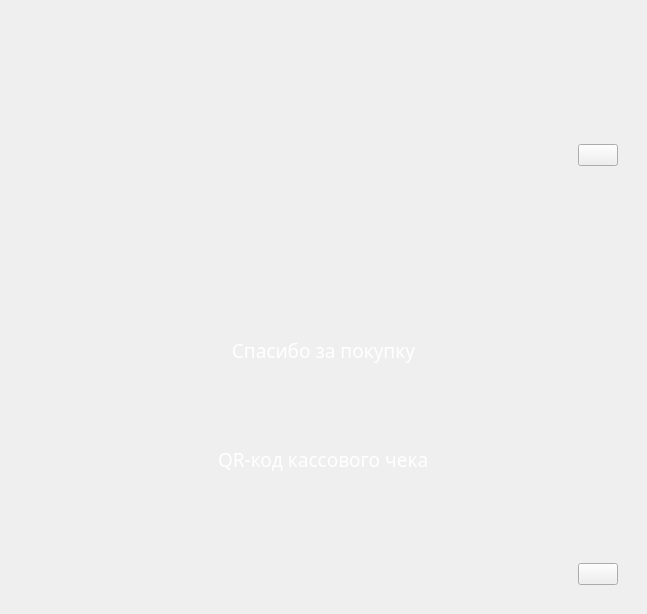
<?xml version="1.0" encoding="UTF-8"?>
<ui version="4.0">
 <class>d1_Screen_10</class>
 <widget class="QWidget" name="d1_Screen_10">
  <property name="geometry">
   <rect>
    <x>0</x>
    <y>0</y>
    <width>647</width>
    <height>614</height>
   </rect>
  </property>
  <property name="windowTitle">
   <string>Form</string>
  </property>
  <layout class="QVBoxLayout" name="verticalLayout">
   <item>
    <widget class="QWidget" name="d1_10_widgetBackground" native="true">
     <property name="styleSheet">
      <string notr="true">#d1_10_widgetBackground{
	border-image: url(:/d1_getChange.png);
}</string>
     </property>
     <layout class="QVBoxLayout" name="verticalLayout_2" stretch="1,4">
      <item>
       <spacer name="verticalSpacer">
        <property name="orientation">
         <enum>Qt::Vertical</enum>
        </property>
        <property name="sizeHint" stdset="0">
         <size>
          <width>20</width>
          <height>111</height>
         </size>
        </property>
       </spacer>
      </item>
      <item>
       <widget class="QWidget" name="d1_10_widgetContent" native="true">
        <layout class="QVBoxLayout" name="verticalLayout_4">
         <item>
          <layout class="QHBoxLayout" name="horizontalLayout">
           <item>
            <spacer name="horizontalSpacer">
             <property name="orientation">
              <enum>Qt::Horizontal</enum>
             </property>
             <property name="sizeHint" stdset="0">
              <size>
               <width>40</width>
               <height>20</height>
              </size>
             </property>
            </spacer>
           </item>
           <item alignment="Qt::AlignTop">
            <widget class="QPushButton" name="d1_10_btnClose">
             <property name="styleSheet">
              <string notr="true">#d1_10_btnClose{
	border-image: url(:/d1_btnClose.png);
}</string>
             </property>
             <property name="text">
              <string/>
             </property>
            </widget>
           </item>
          </layout>
         </item>
         <item>
          <layout class="QVBoxLayout" name="verticalLayout_3">
           <item>
            <widget class="QLabel" name="d1_10_lblInfo">
             <property name="palette">
              <palette>
               <active>
                <colorrole role="WindowText">
                 <brush brushstyle="SolidPattern">
                  <color alpha="255">
                   <red>255</red>
                   <green>255</green>
                   <blue>255</blue>
                  </color>
                 </brush>
                </colorrole>
               </active>
               <inactive>
                <colorrole role="WindowText">
                 <brush brushstyle="SolidPattern">
                  <color alpha="255">
                   <red>255</red>
                   <green>255</green>
                   <blue>255</blue>
                  </color>
                 </brush>
                </colorrole>
               </inactive>
               <disabled>
                <colorrole role="WindowText">
                 <brush brushstyle="SolidPattern">
                  <color alpha="96">
                   <red>164</red>
                   <green>166</green>
                   <blue>168</blue>
                  </color>
                 </brush>
                </colorrole>
               </disabled>
              </palette>
             </property>
             <property name="font">
              <font>
               <family>Baloo Cyrillic</family>
               <pointsize>14</pointsize>
              </font>
             </property>
             <property name="text">
              <string>Спасибо за покупку</string>
             </property>
             <property name="alignment">
              <set>Qt::AlignCenter</set>
             </property>
            </widget>
           </item>
          </layout>
         </item>
         <item>
          <widget class="QWidget" name="d1_10_widgetQRCode" native="true">
           <layout class="QVBoxLayout" name="verticalLayout_5">
            <item alignment="Qt::AlignHCenter|Qt::AlignVCenter">
             <widget class="QLabel" name="d1_10_lblQrTest">
              <property name="palette">
               <palette>
                <active>
                 <colorrole role="WindowText">
                  <brush brushstyle="SolidPattern">
                   <color alpha="255">
                    <red>255</red>
                    <green>255</green>
                    <blue>255</blue>
                   </color>
                  </brush>
                 </colorrole>
                </active>
                <inactive>
                 <colorrole role="WindowText">
                  <brush brushstyle="SolidPattern">
                   <color alpha="255">
                    <red>255</red>
                    <green>255</green>
                    <blue>255</blue>
                   </color>
                  </brush>
                 </colorrole>
                </inactive>
                <disabled>
                 <colorrole role="WindowText">
                  <brush brushstyle="SolidPattern">
                   <color alpha="96">
                    <red>164</red>
                    <green>166</green>
                    <blue>168</blue>
                   </color>
                  </brush>
                 </colorrole>
                </disabled>
               </palette>
              </property>
              <property name="font">
               <font>
                <family>Baloo Cyrillic</family>
                <pointsize>14</pointsize>
               </font>
              </property>
              <property name="text">
               <string>QR-код кассового чека</string>
              </property>
             </widget>
            </item>
            <item alignment="Qt::AlignHCenter|Qt::AlignVCenter">
             <widget class="QLabel" name="d1_10_lblQrIcon">
              <property name="text">
               <string/>
              </property>
              <property name="pixmap">
               <pixmap resource="d1_resource/d1_resource.qrc">:/qiwiQr.png</pixmap>
              </property>
              <property name="scaledContents">
               <bool>true</bool>
              </property>
              <property name="alignment">
               <set>Qt::AlignCenter</set>
              </property>
              <property name="wordWrap">
               <bool>true</bool>
              </property>
             </widget>
            </item>
           </layout>
          </widget>
         </item>
         <item>
          <layout class="QHBoxLayout" name="d1_10_hlBuyMore">
           <item>
            <spacer name="horizontalSpacer_2">
             <property name="orientation">
              <enum>Qt::Horizontal</enum>
             </property>
             <property name="sizeHint" stdset="0">
              <size>
               <width>40</width>
               <height>20</height>
              </size>
             </property>
            </spacer>
           </item>
           <item>
            <widget class="QPushButton" name="d1_10_btnBuyMore">
             <property name="styleSheet">
              <string notr="true">#d1_10_btnBuyMore{
	border-image: url(:/d1_btnBuyMore.png);
}</string>
             </property>
             <property name="text">
              <string/>
             </property>
            </widget>
           </item>
          </layout>
         </item>
        </layout>
       </widget>
      </item>
     </layout>
    </widget>
   </item>
  </layout>
 </widget>
 <resources>
  <include location="d1_resource/d1_resource.qrc"/>
 </resources>
 <connections/>
</ui>
